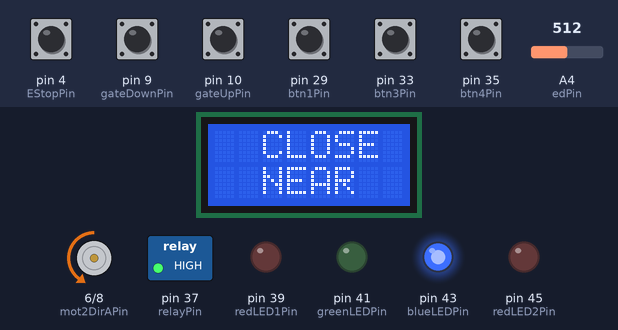
Bench run of a sketch on a simulated Arduino Mega 2560, built with avr-gcc and run on an emulated ATmega2560. Parts: 8×2 character LCD, motor-driver pin pairs drawn as motors (green arrow = first pin HIGH = forward, orange = second pin HIGH = backward, longer = more drive), switched loads named in the sketch (green lamp = pin HIGH), output pins drawn as LEDs (lit = HIGH). The test bench sets the inputs (shaded band); at power-on: pin 4 (EStopPin), pin 9 (gateDownPin), pin 10 (gateUpPin), pin 29 (btn1Pin), pin 33 (btn3Pin), pin 35 (btn4Pin) HIGH, A4 (edPin) = 512.

Above: at 2.2 s.
2.3 s: pin 9 (gateDownPin) pulled LOW for 0.15 s
At 3.3 s:
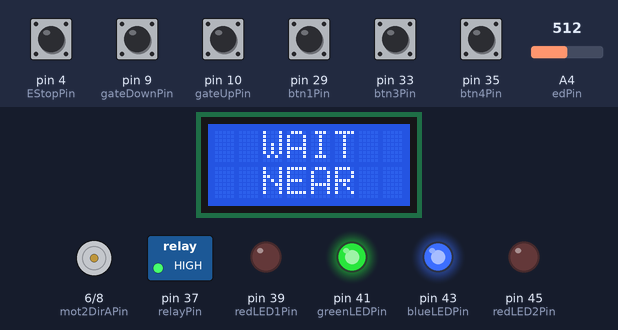
3.9 s: pin 29 (btn1Pin) pulled LOW for 0.15 s
At 4.7 s:
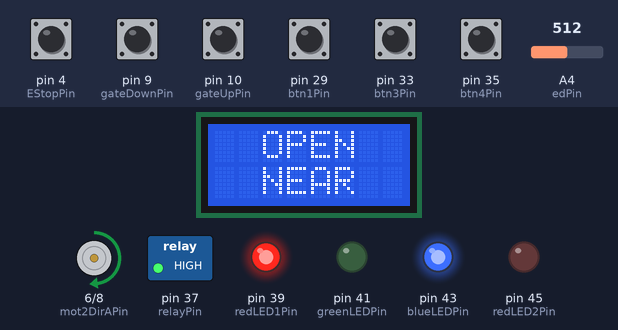
5.5 s: pin 10 (gateUpPin) pulled LOW for 0.15 s
At 5.8 s:
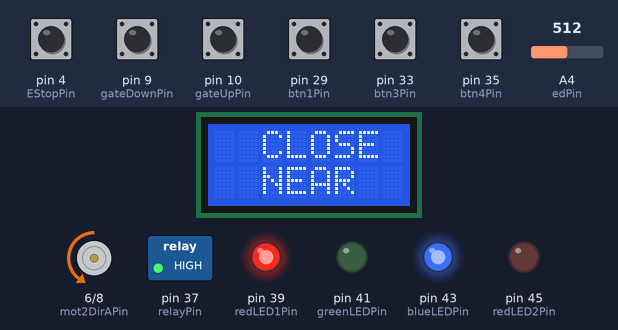
7.1 s: A4 (edPin) set to 110
8.6 s: A4 (edPin) set to 94
At 9.3 s:
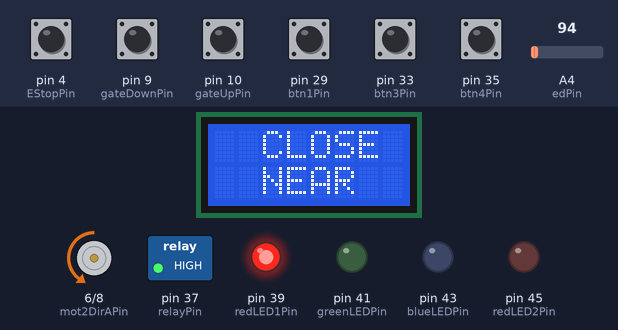
10.1 s: pin 4 (EStopPin) pulled LOW for 0.15 s
At 10.17 s:
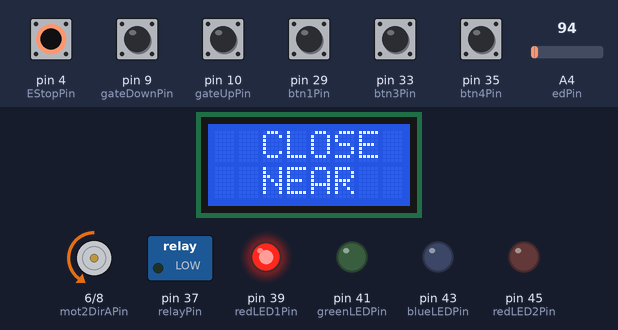
Timing chart, 0 to 12.7 s (numbered marks = the images above; inputs shaded):
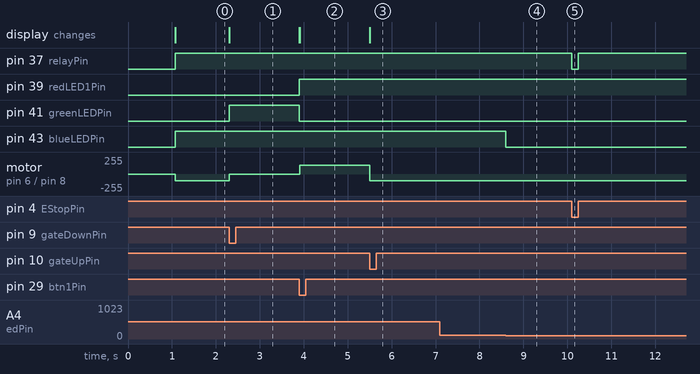

Measured:
- the behaviour switches between 101 and 100 on A4 (edPin) (found by bisection; images 3 and 4)
- after the input at 2.3 s, pin 41 (greenLEDPin): LOW → HIGH at once; motor on pin 6 (mot2DirAPin) / pin 8 (mot2DirBPin): backward 100/255 → stopped at once; the display: changes at once (image 1)
- after the input at 3.9 s, pin 39 (redLED1Pin): LOW → HIGH at once; pin 41 (greenLEDPin): HIGH → LOW at once; motor on pin 6 (mot2DirAPin) / pin 8 (mot2DirBPin): stopped → forward 130/255 at once; the display: first changes at once (image 2 shows a later state)
- after the input at 5.5 s, motor on pin 6 (mot2DirAPin) / pin 8 (mot2DirBPin): forward 130/255 → backward 100/255 at once; the display: first changes at once (image 3 shows a later state)
- after the input at 7.1 s, every drawn part: stays the same
- after the input at 8.6 s, pin 43 (blueLEDPin): HIGH → LOW at once
- after the input at 10.1 s, pin 37 (relayPin): HIGH → LOW at once, → HIGH 0.15 s later

The sketch:

ME480L_Project1_Gate_2021.ino
```cpp
#include <LiquidCrystal.h> //include LCD library

// Pin numbers for LDC display
const int lcd_rs_pin = 14;
const int lcd_en_pin = 15;
const int lcd_db4_pin = 16;
const int lcd_db5_pin = 17;
const int lcd_db6_pin = 18;
const int lcd_db7_pin = 19;

// Initialize the library with the numbers of the interface pins
LiquidCrystal LCD(lcd_rs_pin, lcd_en_pin, lcd_db4_pin, lcd_db5_pin, lcd_db6_pin, lcd_db7_pin);


//Standard pins for the program
const int mot2DirAPin = 6;
const int mot2DirBPin = 8;
const int btn1Pin = 29;
const int btn3Pin = 33;
const int btn4Pin = 35;
const int relayPin = 37;
const int greenLEDPin = 41;
const int redLED1Pin = 39;
const int blueLEDPin = 43;
const int redLED2Pin = 45;
const int edPin = A4;
const int gateDownPin = 9;
const int gateUpPin = 10;
const int EStopPin = 4;

//global variables
//State variables
bool WAIT = false;
bool OPEN = false;
bool ARMED = false;
bool TIMING1 = false;
bool TIMING2 = false;
bool CLOSE = true; //initialize the system to WAIT mode

//+++++++++++ Timer variables ++++++++++
unsigned long timer1DurationFar = 736; //time(ms) from start when gate will open (FAR)
unsigned long timer2DurationFar = 1597; //time(ms) gate will remain open (FAR)
unsigned long timer1DurationNear = 0; //time(ms) from start the gate will open (NEAR)
unsigned long timer2DurationNear = 1148; //time(ms) gate will remain open (NEAR)
//++++++++++++++++++++++++++++++++++++++

unsigned long timerTarget = 0;
bool timerNear = true;

//Blink variables
unsigned long blinkTarget = 0;
unsigned long blinkDuration = 250;
bool blinkState = LOW;

//Motor control variables
int motorUpPWMCounts = 130;
int motorDownPWMCounts = 100;

//Emitter dector variables
int edThreshold = 100;

//choose debug output
int debugPrint = 0; //0 - standard, 1 - transitions and states

//Other global variables
bool btn1DownOld = false;
bool btn2DownOld = false;
bool btn3DownOld = false;
bool btn4DownOld = false;

void setup() {
  // setup the LCD's number of columns and rows:
  LCD.begin(8, 2);

  // setup the i/o pinMode
  pinMode(mot2DirAPin, OUTPUT);
  pinMode(mot2DirBPin, OUTPUT);
  pinMode(btn1Pin, INPUT_PULLUP);
  pinMode(btn3Pin, INPUT_PULLUP);
  pinMode(btn4Pin, INPUT_PULLUP);
  pinMode(relayPin, OUTPUT);
  pinMode(greenLEDPin, OUTPUT);
  pinMode(redLED1Pin, OUTPUT);
  pinMode(blueLEDPin, OUTPUT);
  pinMode(redLED2Pin, OUTPUT);
  pinMode(btn1Pin, INPUT_PULLUP);
  pinMode(gateDownPin, INPUT_PULLUP);
  pinMode(gateUpPin, INPUT_PULLUP);
  pinMode(EStopPin, INPUT_PULLUP);

  //make sure the motor is off
  digitalWrite(relayPin, LOW);
  digitalWrite(mot2DirAPin, LOW);
  digitalWrite(mot2DirBPin, LOW);

  //clear the LCD screen
  LCD.clear();
  LCD.print("PROJECT ");
  LCD.setCursor(0, 1);
  LCD.print("   1    ");
  //turn on the serial communications
  Serial.begin(115200);
  delay(1000);
  LCD.clear();

  LCD.setCursor(0, 1);
  if (timerNear) {
    LCD.print("  NEAR  ");
  }
  else {
    LCD.print("  FAR   ");
  }
}

void loop() {
  //Set the relay with EStop
  if (digitalRead(EStopPin) == HIGH) {
    digitalWrite(relayPin, HIGH);
  }
  else {
    digitalWrite(relayPin, LOW);
  }

  //update blink flag
  if (blinkTarget < millis()) {
    blinkTarget = millis() + blinkDuration;
    if (blinkState == LOW) blinkState = HIGH;
    else blinkState = LOW;
  }

  //is the timer done
  bool timerDone (millis() > timerTarget);

  //Block 1 - inputs ++++++++++++++++++++++++++++++++++++++++++
  //check buttons for presses
  bool btn1Press = false;
  bool btn1Down = (digitalRead(btn1Pin) == LOW);
  if (btn1Down && !btn1DownOld) {
    btn1Press = true;
  }
  btn1DownOld = btn1Down;

  bool btn3Press = false;
  bool btn3Down = (digitalRead(btn3Pin) == LOW);
  if (btn3Down && !btn3DownOld) {
    btn3Press = true;
  }
  btn3DownOld = btn3Down;

  bool btn4Press = false;
  bool btn4Down = (digitalRead(btn4Pin) == LOW);
  if (btn4Down && !btn4DownOld) {
    btn4Press = true;
  }
  btn4DownOld = btn4Down;


  //get the state of the emitter/dector
  bool edBlocked = false;
  if (analogRead(edPin) > edThreshold) {
    edBlocked = true;
    digitalWrite(blueLEDPin, HIGH);
  }
  else {
    digitalWrite(blueLEDPin, LOW);
  }

  //get the gate limit states
  bool gateUp = (digitalRead(gateUpPin) == LOW);
  bool gateDown = (digitalRead(gateDownPin) == LOW);


  //Block 2 - transitions ++++++++++++++++++++++++++++++++++++++++++
  bool WAIT_ARMED      = WAIT && btn1Press;
  bool WAIT_WAIT       = WAIT && !btn1Press;
  bool ARMED_TIMING1   = ARMED && edBlocked;
  bool ARMED_ARMED     = ARMED && !edBlocked;
  bool TIMING1_OPEN    = TIMING1 && timerDone;
  bool TIMING1_TIMING1 = TIMING1 && !timerDone;
  bool OPEN_TIMING2    = OPEN && gateUp;
  bool OPEN_OPEN       = OPEN && !gateUp;
  bool TIMING2_CLOSE   = TIMING2 && timerDone;
  bool TIMING2_TIMING2 = TIMING2 && !timerDone;
  bool CLOSE_WAIT      = CLOSE && gateDown;
  bool CLOSE_CLOSE     = CLOSE && !gateDown;


  //Block 3 - Set the states +++++++++++++++++++++++++++++++++++++++++++++++
  WAIT    = WAIT_WAIT || CLOSE_WAIT;
  ARMED   = ARMED_ARMED || WAIT_ARMED;
  TIMING1 = TIMING1_TIMING1 || ARMED_TIMING1;
  OPEN    = OPEN_OPEN || TIMING1_OPEN;
  TIMING2 = TIMING2_TIMING2 || OPEN_TIMING2;
  CLOSE   = CLOSE_CLOSE || TIMING2_CLOSE;

  if (debugPrint == 1) { //print out transition and state values
    Serial.print(WAIT_ARMED);
    Serial.print(WAIT_WAIT);
    Serial.print(ARMED_TIMING1);
    Serial.print(ARMED_ARMED);
    Serial.print(TIMING1_OPEN);
    Serial.print(TIMING1_TIMING1);
    Serial.print(OPEN_TIMING2);
    Serial.print(OPEN_OPEN);
    Serial.print(TIMING2_CLOSE);
    Serial.print(TIMING2_TIMING2);
    Serial.print(CLOSE_WAIT);
    Serial.print(CLOSE_CLOSE);
    Serial.print("/t");
    Serial.print(WAIT);
    Serial.print(OPEN);
    Serial.print(ARMED);
    Serial.print(TIMING1);
    Serial.print(OPEN);
    Serial.print(TIMING2);
    Serial.println(CLOSE);
  }

  //Block 4 - Do state actions and any clean up +++++++++++++++++++++++++++++++++++++++++++++++
  LCD.setCursor(0, 0);

  if (WAIT) {
    LCD.print("  WAIT  ");
    digitalWrite(greenLEDPin, HIGH);
    digitalWrite(redLED1Pin, LOW);

    digitalWrite(mot2DirAPin, LOW);
    digitalWrite(mot2DirBPin, LOW);

    if (btn3Press) {
      LCD.setCursor(0, 1);
      LCD.print("  NEAR  ");
      timerNear = true;
    }
    if (btn4Press) {
      LCD.setCursor(0, 1);
      LCD.print("  FAR   ");
      timerNear = false;
    }
  }
  else {
    digitalWrite(greenLEDPin, LOW);
  }


  if (ARMED) {
    LCD.print("  ARMED ");
    digitalWrite(redLED1Pin, blinkState);

    digitalWrite(mot2DirAPin, LOW);
    digitalWrite(mot2DirBPin, LOW);
  }

  if (TIMING1) {
    LCD.print(" TIMING1");
    digitalWrite(redLED1Pin, HIGH);
    if (ARMED_TIMING1) {
      if (timerNear) {
        timerTarget = millis() + timer1DurationNear;
      }
      else {
        timerTarget = millis() + timer1DurationFar;
      }
    }
  }

  if (OPEN) {
    LCD.print("  OPEN  ");
    analogWrite(mot2DirAPin, motorUpPWMCounts);
    digitalWrite(mot2DirBPin, LOW);
    if (TIMING1_OPEN) {
      if (timerNear) {
        timerTarget = millis() + timer2DurationNear;
      }
      else {
        timerTarget = millis() + timer2DurationFar;
      }
    }
  }

  if (TIMING2) {
    LCD.print(" TIMING2");
    digitalWrite(redLED1Pin, HIGH);
    digitalWrite(mot2DirAPin, LOW);
    digitalWrite(mot2DirBPin, LOW);
  }

  if (CLOSE) {
    LCD.print("  CLOSE ");
    digitalWrite(mot2DirAPin, LOW);
    analogWrite(mot2DirBPin, motorDownPWMCounts);
  }

}
```
